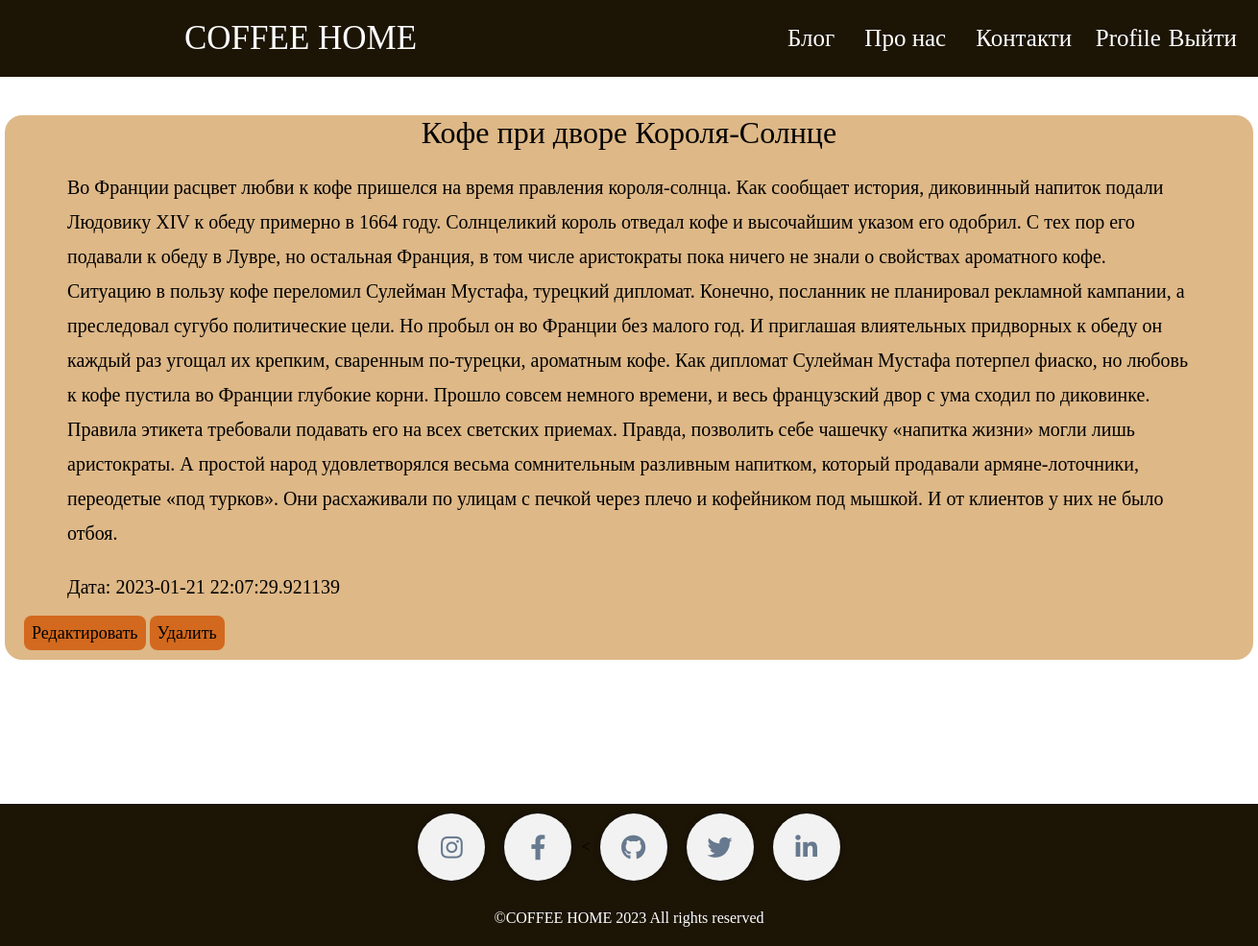
Screenshot of /blog/Кофе-при-дворе-Короля-Солнце (signed in) with the database file from the repository.
### models.py (models this page shows, shortened)
class Posts(db.Model):
    id = db.Column(db.Integer, primary_key=True)
    title = db.Column(db.String(150), nullable=True)
    slug = db.Column(db.String(150), unique=True)
    text = db.Column(db.Text)
    date = db.Column(db.DateTime, default=datetime.now())

### posts/posts.py (the view)
@posts.route('/<slug>')
def post_detail(slug):
    post = Posts.query.filter(Posts.slug == slug).first_or_404()
    return render_template('posts/post_detail.html', post=post)

### registration/registration.py (called while the page is built)
@login_manager.user_loader
def load_user(userid):
    return User.query.get(userid)

### posts/templates/posts/post_detail.html (shortened to what this page needs)
{% extends 'posts/base_posts.html' %}
{% block content %} {{ super() }} {% endblock %}
{% block main %}
<main>
    <div class="post-detail">
        <h1>{{ post.title }}</h1>
        <p>{{ post.text }}</p>
        <p>Дата: {{ post.date }}</p>
        <div class="btn-change-or-delete">
            {% if current_user.is_authenticated %}
            <a href="{{ url_for('blue_posts.edit_post', slug=post.slug) }}" class="">Редактировать</a>
            <a href="{{ url_for('blue_posts.delete_post', slug=post.slug) }}" class="">Удалить</a>
            {% endif %}
        </div>
    </div>
</main>
{% endblock %}

### posts/static/css/style.css (style rules this page uses)
html { box-sizing: border-box; font-size: 16px; }
*, *:before, *:after { box-sizing: inherit; }
body, h1, h2, h3, h4, h5, h6, p, ol, ul { margin: 0; padding: 0; font-weight: normal; }
a { text-decoration: none; }
body { max-width: 1920px; width: 100%; margin: auto; }
main { margin-top: 80px; margin-bottom: 150px; }
.post-detail { margin: 120px auto 30px; width: 1300px; border-radius: 18px; background-color:burlywood; }
.post-detail h1 { text-align: center; }
.post-detail p { width: 90%; margin: 20px auto; font-size: 20px; line-height: 1.8; }
.btn-change-or-delete { margin-left: 20px; height: 38px; }
.post-detail a { padding: 8px; font-size: 18px; border-radius: 8px; color: black; background-color:chocolate; }

### rows the page displays
Posts: title "Кофе при дворе Короля-Солнце", text "Во Франции расцвет любви к кофе пришелся на время правления короля-солнца. Как сообщает история, диковинный напиток подали Людовику XIV к обеду примерно в 1664 году. Солнцеликий король отведал кофе и высочайшим указом его одобрил. С тех пор его подавали к обеду в Лувре, но остальная Франция, в том числе аристократы пока ничего не знали о свойствах ароматного кофе. Ситуацию в пользу кофе переломил Сулейман Мустафа, турецкий дипломат. Конечно, посланник не планировал рекламной кампании, а преследовал сугубо политические цели. Но пробыл он во Франции без малого год. И приглашая влиятельных придворных к обеду он каждый раз угощал их крепким, сваренным по-турецки, ароматным кофе. Как дипломат…", date "2023-01-21 22:07:29.921139"
